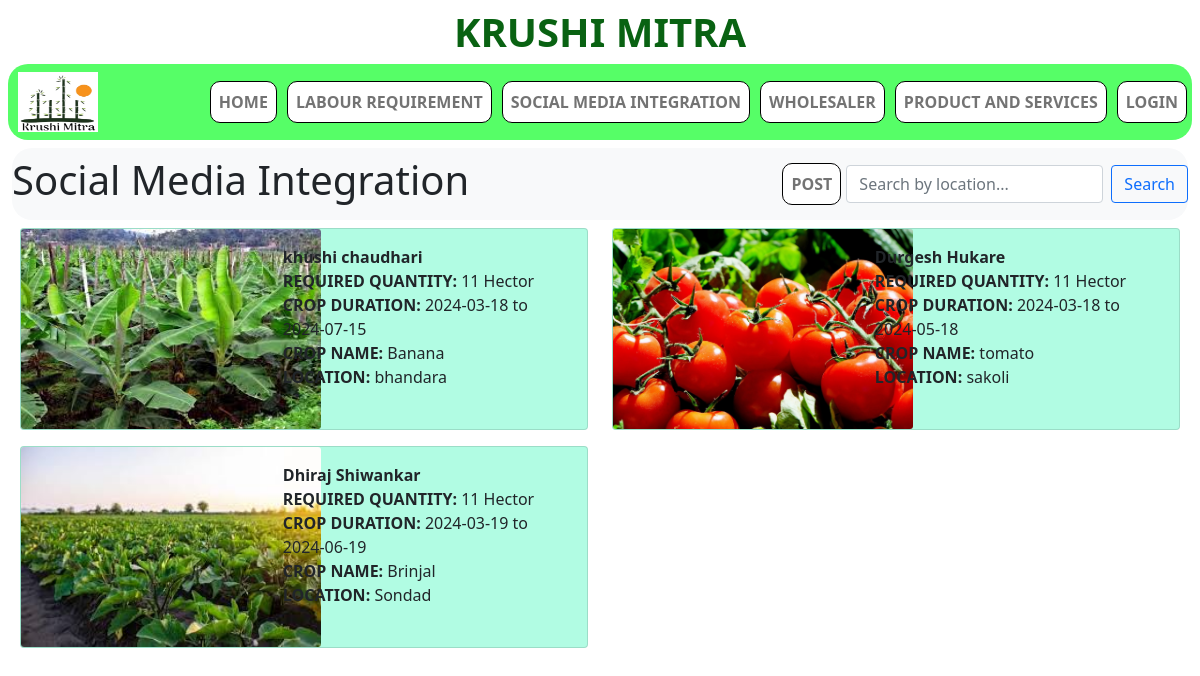
The page /social_media.php on the database its author committed.
### tables this page shows
CREATE TABLE `mediapost` (
  `id` int(11) NOT NULL,
  `farmer_name` varchar(100) NOT NULL,
  `crop_name` varchar(100) NOT NULL,
  `crop_quantity` int(111) NOT NULL,
  `planting_date` varchar(111) NOT NULL,
  `harvest_date` varchar(111) NOT NULL,
  `location` varchar(222) NOT NULL,
  `image` varchar(111) NOT NULL
);

### social_media.php (the view, shortened to what this page needs)
<!DOCTYPE html>
<html lang="en">
<head>
    <link rel="stylesheet" href="css/bootstrap.css">
    <link rel="stylesheet" href="css/social_media.css">
</head>
<body>
    <div class="container-fluid-lg m-2">
        <h1 class="heading">KRUSHI MITRA</h1>
        <div class="row">
            <div class="col">
                <nav class="navbar navbar-expand-lg navbar-light">
                    <a href="" class="navabr-brand ">
                        <img src="images/logo.png" class="d-inline-block align-top img" alt="Logo not found">
                    </a>
                    <div class="collapse navbar-collapse" id="mynavbar">
                        <ul class="navbar-nav ms-auto">
                            <li class="nav-item">
                                <a class="nav-link" href="index.php">HOME</a>
                            </li>
                            <li class="nav-item">
                                <a class="nav-link" href="Labour_Feature.php">LABOUR REQUIREMENT</a>
                            </li>
                            <li class="nav-item">
                                <a class="nav-link" href="social_media.php">SOCIAL MEDIA INTEGRATION</a>
                            </li>
                            <li class="nav-item">
                                <a class="nav-link" href="wholesaler.php">WHOLESALER</a>
                            </li>
                            <li class="nav-item">
                                <a class="nav-link" href="product.php">PRODUCT AND SERVICES</a>
                            </li>
                            <li class="nav-item">
                                <a class="nav-link" href="login.php">LOGIN</a>
                            </li>
                        </ul>
                    </div>
                </nav>
            </div>
        </div>
    </div>
    <main>
        <div class="container-fluid">
            <nav class="navbar navbar-expand-md navbar-light bg-light">
                <h1 class="social_heading">Social Media Integration</h1>
                <ul class="navbar-nav ms-auto">
                    <li class="nav-item">
                        <a href="loginsecure1.php" class="nav-link">POST</a>
                    </li>
                </ul>
                <form action="" method="GET" class="d-flex">
                    <input type="text" class="form-control me-2" placeholder="Search by location..." name="location">
                    <button class="btn btn-outline-primary" type="submit">Search</button>
                </form>
            </nav>
        </div>
        <div class="container-fluid">
            <div class="row p-2">
                <?php
                include "database/dbconnect.php";
                $sql = "SELECT * FROM mediapost";
                if (isset($_GET['location'])) {
                    $searchLocation = $_GET['location'];
                    $sql = "SELECT * FROM mediapost WHERE location LIKE '%$searchLocation%'";
                } else {
                    $sql = "SELECT * FROM mediapost";
                }
                $result = mysqli_query($con, $sql);
                if (mysqli_num_rows($result) > 0) {
                    $currentDate = date('Y-m-d');
                    while ($row = mysqli_fetch_assoc($result)) {
                        $harvestDate = $row['harvest_date'];
                        $expirationDate = date('Y-m-d', strtotime($harvestDate . ' +3 months'));
                        if ($currentDate > $expirationDate) {
                            $id = $row['id'];
                            $deleteQuery = "DELETE FROM mediapost WHERE id = $id";
                            if (mysqli_query($con, $deleteQuery)) {
                                echo "Record with ID: $id has been deleted.<br>";
                            } else {
                                echo "Error deleting record: " . mysqli_error($con) . "<br>";
                            }
                        } else {
                ?>
                            <div class="col-md-6">
                                <div class="card mb-3">
                                    <div class="row no-gutters">
                                        <div class="col-md-5">
                                            <img src="<?php echo $row['image']; ?>" class="card-img" alt="Crop Image">
                                        </div>
                                        <div class="col-md-7">
                                            <div class="card-body">
                                                <b><?php echo $row['farmer_name']; ?></b><br>
                                                <b>REQUIRED QUANTITY:</b> <?php echo $row['crop_quantity']; ?> Hector<br>
                                                <b>CROP DURATION:</b> <?php echo $row['planting_date']; ?> to <?php echo $row['harvest_date']; ?><br>
                                                <b>CROP NAME:</b> <?php echo $row['crop_name']; ?><br>
                                                <b>LOCATION:</b> <?php echo $row['location']; ?><br>
                                            </div>
                                        </div>
                                    </div>
                                </div>
                            </div>
                <?php
                        }
                    }
                } else {
                    echo "0 results";
                }
                ?>
            </div>
        </div>
    </main>
</body>
</html>

### css/social_media.css (style rules this page uses)
.heading { text-align: center; font-weight: bold; color: #096212; }
.container-fluid-lg { border-radius: 5px; }
.navbar { background-color: #56fe67; border-radius: 20px; display: flex; }
.nav-link { background-color: white; border-radius: 10px; margin: 5px; font-weight: bold; text-align: center; border: 1px solid black; }
.img { background-color: white; width: 80px; height: 60px; margin-left: 10px; }
.card { background-color: rgb(177, 252, 227); }
.card-img { width: 300px; height: 200px; }

### rows shown on the page
mediapost: image (picture), farmer_name "khushi chaudhari", crop_quantity "11", planting_date "2024-03-18", harvest_date "2024-07-15", crop_name "Banana", location "bhandara"
mediapost: image (picture), farmer_name "Durgesh Hukare", crop_quantity "11", planting_date "2024-03-18", harvest_date "2024-05-18", crop_name "tomato", location "sakoli"
mediapost: image (picture), farmer_name "Dhiraj Shiwankar", crop_quantity "11", planting_date "2024-03-19", harvest_date "2024-06-19", crop_name "Brinjal", location "Sondad"
